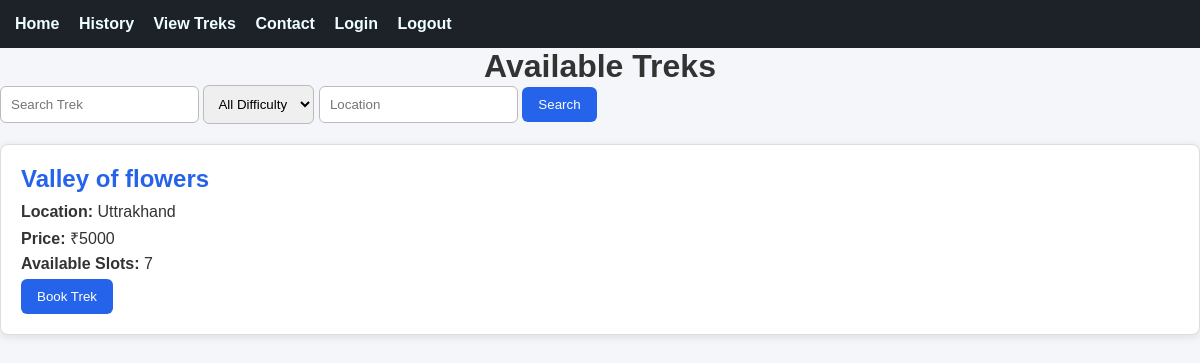
The page /view_treks on the database as committed earlier.
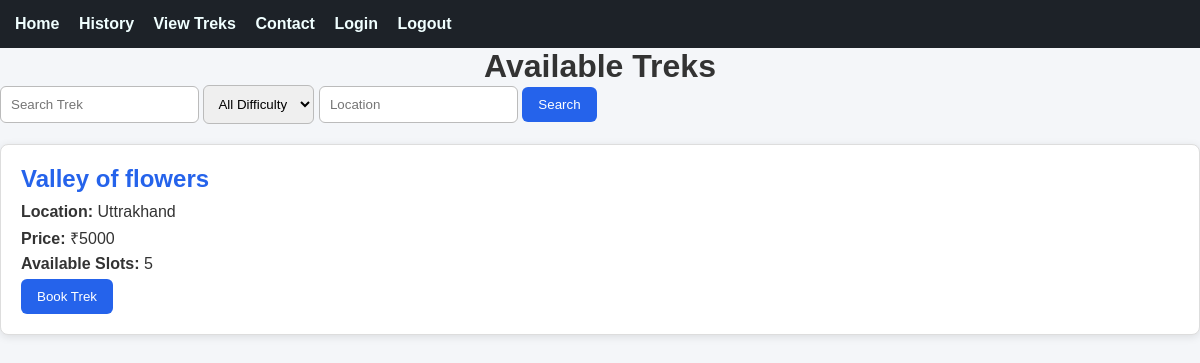
The same page on the database as committed later.
### tables this page shows
CREATE TABLE treks(
                 id INTEGER PRIMARY KEY AUTOINCREMENT,
                 name TEXT NOT NULL,
                 location TEXT NOT NULL,
                 price INTEGER NOT NULL,
                 slots INTEGER NOT NULL,
                 difficulty TEXT NOT NULL,
                 duration INTEGER NOT NULL,
                 status TEXT NOT NULL DEFAULT 'Open',
                 assigned_staffID INTEGER NOT NULL,
                 start_date DATE ,
                 end_date DATE ,
                 description TEXT ,
                 FOREIGN KEY (assigned_staffID) REFERENCES staff(id)
                 );

### app.py (the view)
@app.route("/view_treks")
def view_treks():
    conn = get_db_connnection()
    search = request.args.get("search", "")
    difficulty = request.args.get("difficulty", "")
    location = request.args.get("location", "")
    query = """
        SELECT *
        FROM treks
        WHERE status='Open'
    """
    values = []
    if search:
        query += " AND name LIKE ?"
        values.append("%" + search + "%")
    if difficulty:
        query += " AND difficulty = ?"
        values.append(difficulty)
    if location:
        query += " AND location LIKE ?"
        values.append("%" + location + "%")
    treks = conn.execute(query, values).fetchall()
    conn.close()
    return render_template( "view_treks.html",treks=treks)

### app.py (called while the page is built)
def get_db_connnection():
    conn = sqlite3.connect("database.db")
    conn.row_factory =sqlite3.Row
    return conn

### templates/view_treks.html (shortened to what this page needs)
{% extends "base.html" %}
{% block content %}
<h1 style="text-align:center;">Available Treks</h1>
<form method="GET" action="/view_treks" class="search-form">
    <input type="text" name="search" placeholder="Search Trek">
    <select name="difficulty">
        <option value="">All Difficulty</option>
    </select>
    <input type="text" name="location" placeholder="Location">
    <button type="submit" class="sbtn">
        Search
    </button>
</form>
{% for trek in treks %}
<div class="trek-card">
    <h2>{{ trek["name"] }}</h2>
    <p><b>Location:</b> {{ trek["location"] }}</p>
    <p><b>Price:</b> ₹{{ trek["price"] }}</p>
    <p><b>Available Slots:</b> {{ trek["slots"] }}</p>
    <form action="/book/{{ trek['id'] }}" method="POST">
        {% if trek["slots"] > 0 %}
            <button type="submit" class="sbtn">
                Book Trek
            </button>
        {% else %}
            <p style="color:red;"><b>Full</b></p>
        {% endif %}
    </form>
</div>
{% endfor %}
{% endblock %}

Rows that differ between the two databases and show on the page:
changed treks "Valley of flowers": slots "7" → "5"
